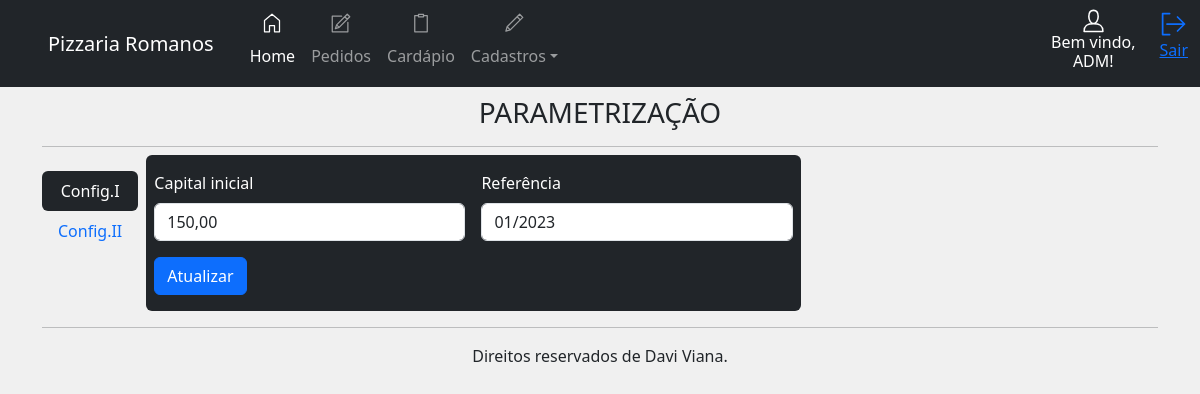
Screenshot of /painel/cad/config (signed in) with the database file from the repository.
### app/__init__.py (models this page shows, shortened)
class cadempresa(UserMixin, db.Model):
    id = db.Column(db.Integer, primary_key=True, autoincrement=True)
    company_name = db.Column(db.String(100))
    corporate_name = db.Column(db.String(100))
    address = db.Column(db.String(100))
    district = db.Column(db.String(200))
    city = db.Column(db.String(200))
    cep = db.Column(db.String(50))
    email = db.Column(db.String(50))
    tel = db.Column(db.String(50))
    cnpj = db.Column(db.String(50))
    dt_create = db.Column(db.DATETIME)

class users(UserMixin, db.Model):
    id = db.Column(db.Integer, primary_key=True, autoincrement=True)
    user = db.Column(db.String(10))
    name = db.Column(db.String(50))
    email = db.Column(db.String(100))
    password = db.Column(db.String(200))
    dt_create = db.Column(db.DATETIME)
    situation = db.Column(db.String(50))

class controle(UserMixin, db.Model):
    id = db.Column(db.Integer, primary_key=True, autoincrement=True)
    debito = db.Column(db.String(50))
    dt_ref = db.Column(db.String(50))

### app/cad.py (the view, shortened to what this page needs)
@bp.route('/config', methods=['POST', 'GET'])
@login_required
def config():
    config1 = controle.query.filter_by(id=1).first()
    menu_panel = panel.load_menu()
    return render_template('panel/config.html', config1=config1, menu_panel=menu_panel)

### app/__init__.py (called while the page is built)
@login_manager.user_loader
def get(user):
    return users.query.get(user)

def load_menu():
    empresa = cadempresa.query.filter_by(id=1).first()
    if empresa is None:
        company_name = 'NOME EMPRESA'
    else:
        company_name = empresa.company_name
    username = current_user.name
    return username, company_name

### app/templates/panel/config.html (shortened to what this page needs)
{% extends 'panel/home.html' %}
{% block panel %}
<br>
<h3 style="text-align: center;">PARAMETRIZAÇÃO</h3>
<hr>
<div class="d-flex align-items-start pt-2">
    <div class="nav flex-column nav-pills me-3" id="v-pills-tab" role="tablist" aria-orientation="vertical">
        <button class="nav-link active" id="v-pills-home-tab" data-bs-toggle="pill" data-bs-target="#v-pills-home"
            type="button" role="tab" aria-controls="v-pills-home" aria-selected="true">Config.I</button>
         <button class="nav-link" id="v-pills-profile-tab" data-bs-toggle="pill" data-bs-target="#v-pills-profile"
            type="button" role="tab" aria-controls="v-pills-profile" aria-selected="false">Config.II</button>
    </div>
    <div class="tab-content" id="v-pills-tabContent">
        <div class="tab-pane fade show active" id="v-pills-home" role="tabpanel" aria-labelledby="v-pills-home-tab"
            tabindex="0">
            <form class="row g-3 text-bg-dark pb-3 rounded" action="{{url_for('cad.config')}}" method="POST">
                <div class="col-md-6">
                    <label for="debito" class="form-label">Capital inicial</label>
                    <input type="text" class="form-control" id="debito" name="debito" value="{{ config1.debito }}" required>
                </div>
                <div class="col-md-6">
                    <label for="dt_ref" class="form-label">Referência</label>
                    <input type="text" class="form-control" id="dt_ref" name="dt_ref" value="{{ config1.dt_ref }}" required>
                </div>
                <div class="col-12">
                    <button type="submit" class="btn btn-primary">Atualizar</button>
                </div>
            </form>
        </div>
    </div>
</div>
{% endblock %}

### app/templates/panel/home.html (shortened to what this page needs)
{% extends 'layout.html' %}
{% block content %}
<header>
    <nav class="navbar navbar-expand-lg navbar-dark bg-dark fixed-top">
        <a class="navbar-brand ps-5 text-center">{{ menu_panel[1] }}</a>
        <div class="container">
            <div class="collapse navbar-collapse" id="navbarSupportedContent">
                <ul class="navbar-nav me-auto">
                    <li class="nav-item">
                        <a class="nav-link active " aria-current="page" href="{{url_for('panel.home')}}"><svg
                                id="i-home" xmlns="http://www.w3.org/2000/svg" viewBox="0 0 32 32" width="40"
                                height="20" fill="none" stroke="currentcolor" stroke-linecap="round"
                                stroke-linejoin="round" stroke-width="2"
                                class="position-relative top-0 start-50 translate-middle">
                                <path d="M12 20 L12 30 4 30 4 12 16 2 28 12 28 30 20 30 20 20 Z" />
                            </svg> <br>Home</a>
                    </li>
                    <li class="nav-item">
                        <a class="nav-link" href="{{url_for('panel.pedidos_')}}">  <br>Pedidos</a>
                    </li>
                    <li class="nav-item">
                        <a class="nav-link" href="{{url_for('panel.cardapio')}}">  <br>Cardápio</a>
                    </li>
                    <li class="nav-item dropdown">
                        <a class="nav-link dropdown-toggle" href="#" id="navbarDropdown" role="button"
                            data-bs-toggle="dropdown" aria-expanded="false">  <br>Cadastros</a>
                    </li>
                </ul>
                <div class="d-flex flex-column align-items-center text-bg-dark me-4">
                    <h6 class="text-center">Bem vindo,<br> {{ menu_panel[0] }}!</h6>
                </div>
                <a href="{{url_for('auth.logout')}}" role="button" title="Sair"><svg id="i-signout"
                        xmlns="http://www.w3.org/2000/svg" viewBox="0 0 32 32" width="28" height="28" fill="none"
                        stroke="currentcolor" stroke-linecap="round" stroke-linejoin="round" stroke-width="2">
                        <path d="M28 16 L8 16 M20 8 L28 16 20 24 M11 28 L3 28 3 4 11 4" />
                    </svg>
                    <p>Sair</p>
                </a>
            </div>
        </div>
    </nav>
</header>
<main class="container pt-5 mt-4">
    {% block panel %}{% endblock %}
    <hr>
</main>
<footer class="container pb-3" style="text-align: center;">
    Direitos reservados de Davi Viana.
</footer>
{% endblock %}

### app/static/css/style.css (style rules this page uses)
.text-center { text-align: center; }
.nav-pills .nav-link.active, .nav-pills .show>.nav-link { background-color: RGBA(33,37,41,var(--bs-bg-opacity,1))!important; color: #fff!important; }

### rows the page displays
cadempresa: company_name "Pizzaria Romanos"
users: name "ADM"
controle: debito "150,00", dt_ref "01/2023"
